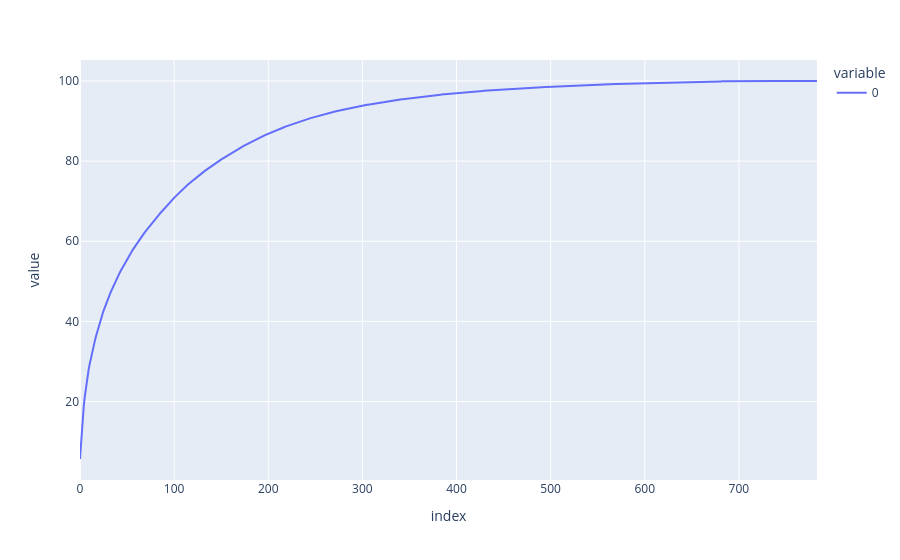

Notebook source saved alongside this figure:
### Code cell
fig = px.line(pca_train.cum_var_pct_,log_x=False,log_y=False)
fig.show()

### Figure 1 — Plotly figure (JSON) as saved in the notebook; plotly's stock layout.template omitted (floating-point values rounded to 4 significant figures; data arrays with more than 128 entries replaced by an {"elided": "..."} marker saying what was removed)
{"data": [{"hovertemplate": "variable=0<br>index=%{x}<br>value=%{y}<extra></extra>", "legendgroup": "0", "line": {"color": "#636efa", "dash": "solid"}, "marker": {"symbol": "circle"}, "mode": "lines", "name": "0", "orientation": "v", "showlegend": true, "type": "scatter", "x": {"elided": "784 int values"}, "xaxis": "x", "y": {"elided": "784 float values"}, "yaxis": "y"}], "layout": {"legend": {"title": {"text": "variable"}, "tracegroupgap": 0}, "margin": {"t": 60}, "xaxis": {"anchor": "y", "domain": [0, 1], "title": {"text": "index"}}, "yaxis": {"anchor": "x", "domain": [0, 1], "title": {"text": "value"}}}}
